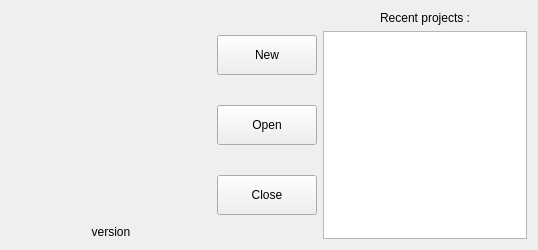
<?xml version="1.0" encoding="UTF-8"?>
<ui version="4.0">
 <class>StartCenter</class>
 <widget class="QDialog" name="StartCenter">
  <property name="geometry">
   <rect>
    <x>0</x>
    <y>0</y>
    <width>538</width>
    <height>250</height>
   </rect>
  </property>
  <property name="windowTitle">
   <string>Plume Creator - Start Center</string>
  </property>
  <property name="windowIcon">
   <iconset resource="pics.qrc">
    <normaloff>:/pics/plume-creator-128x128.png</normaloff>:/pics/plume-creator-128x128.png</iconset>
  </property>
  <property name="styleSheet">
   <string notr="true">QListView::item {border-top: 1px solid rgba(100,100,100,40);}</string>
  </property>
  <property name="locale">
   <locale language="English" country="UnitedKingdom"/>
  </property>
  <property name="modal">
   <bool>true</bool>
  </property>
  <layout class="QHBoxLayout" name="horizontalLayout">
   <item>
    <layout class="QVBoxLayout" name="verticalLayout_3">
     <item>
      <widget class="QLabel" name="label">
       <property name="minimumSize">
        <size>
         <width>200</width>
         <height>200</height>
        </size>
       </property>
       <property name="maximumSize">
        <size>
         <width>200</width>
         <height>200</height>
        </size>
       </property>
       <property name="text">
        <string/>
       </property>
       <property name="pixmap">
        <pixmap resource="pics.qrc">:/pics/plume-creator-splash.png</pixmap>
       </property>
       <property name="scaledContents">
        <bool>true</bool>
       </property>
      </widget>
     </item>
     <item>
      <widget class="QLabel" name="versionabel">
       <property name="text">
        <string>version</string>
       </property>
       <property name="alignment">
        <set>Qt::AlignBottom|Qt::AlignHCenter</set>
       </property>
      </widget>
     </item>
    </layout>
   </item>
   <item>
    <layout class="QVBoxLayout" name="verticalLayout">
     <item>
      <widget class="QToolButton" name="newButton">
       <property name="minimumSize">
        <size>
         <width>100</width>
         <height>40</height>
        </size>
       </property>
       <property name="text">
        <string>New</string>
       </property>
       <property name="icon">
        <iconset resource="pics.qrc">
         <normaloff>:/pics/tools-wizard.png</normaloff>:/pics/tools-wizard.png</iconset>
       </property>
       <property name="toolButtonStyle">
        <enum>Qt::ToolButtonTextUnderIcon</enum>
       </property>
      </widget>
     </item>
     <item>
      <widget class="QToolButton" name="openButton">
       <property name="minimumSize">
        <size>
         <width>100</width>
         <height>40</height>
        </size>
       </property>
       <property name="text">
        <string>Open</string>
       </property>
       <property name="icon">
        <iconset resource="pics.qrc">
         <normaloff>:/pics/document-open.png</normaloff>:/pics/document-open.png</iconset>
       </property>
       <property name="toolButtonStyle">
        <enum>Qt::ToolButtonTextUnderIcon</enum>
       </property>
      </widget>
     </item>
     <item>
      <widget class="QToolButton" name="closeButton">
       <property name="minimumSize">
        <size>
         <width>100</width>
         <height>40</height>
        </size>
       </property>
       <property name="text">
        <string>Close</string>
       </property>
       <property name="icon">
        <iconset resource="pics.qrc">
         <normaloff>:/pics/window-close.png</normaloff>:/pics/window-close.png</iconset>
       </property>
       <property name="toolButtonStyle">
        <enum>Qt::ToolButtonTextUnderIcon</enum>
       </property>
      </widget>
     </item>
    </layout>
   </item>
   <item>
    <layout class="QVBoxLayout" name="verticalLayout_2">
     <item>
      <widget class="QLabel" name="label_2">
       <property name="text">
        <string>Recent projects :</string>
       </property>
       <property name="alignment">
        <set>Qt::AlignCenter</set>
       </property>
      </widget>
     </item>
     <item>
      <widget class="QListWidget" name="listWidget">
       <property name="editTriggers">
        <set>QAbstractItemView::NoEditTriggers</set>
       </property>
       <property name="alternatingRowColors">
        <bool>true</bool>
       </property>
       <property name="verticalScrollMode">
        <enum>QAbstractItemView::ScrollPerPixel</enum>
       </property>
       <property name="horizontalScrollMode">
        <enum>QAbstractItemView::ScrollPerPixel</enum>
       </property>
       <property name="layoutMode">
        <enum>QListView::Batched</enum>
       </property>
       <property name="uniformItemSizes">
        <bool>true</bool>
       </property>
       <property name="wordWrap">
        <bool>true</bool>
       </property>
      </widget>
     </item>
    </layout>
   </item>
  </layout>
 </widget>
 <resources>
  <include location="pics.qrc"/>
 </resources>
 <connections>
  <connection>
   <sender>closeButton</sender>
   <signal>clicked()</signal>
   <receiver>StartCenter</receiver>
   <slot>reject()</slot>
   <hints>
    <hint type="sourcelabel">
     <x>259</x>
     <y>290</y>
    </hint>
    <hint type="destinationlabel">
     <x>251</x>
     <y>358</y>
    </hint>
   </hints>
  </connection>
 </connections>
</ui>
